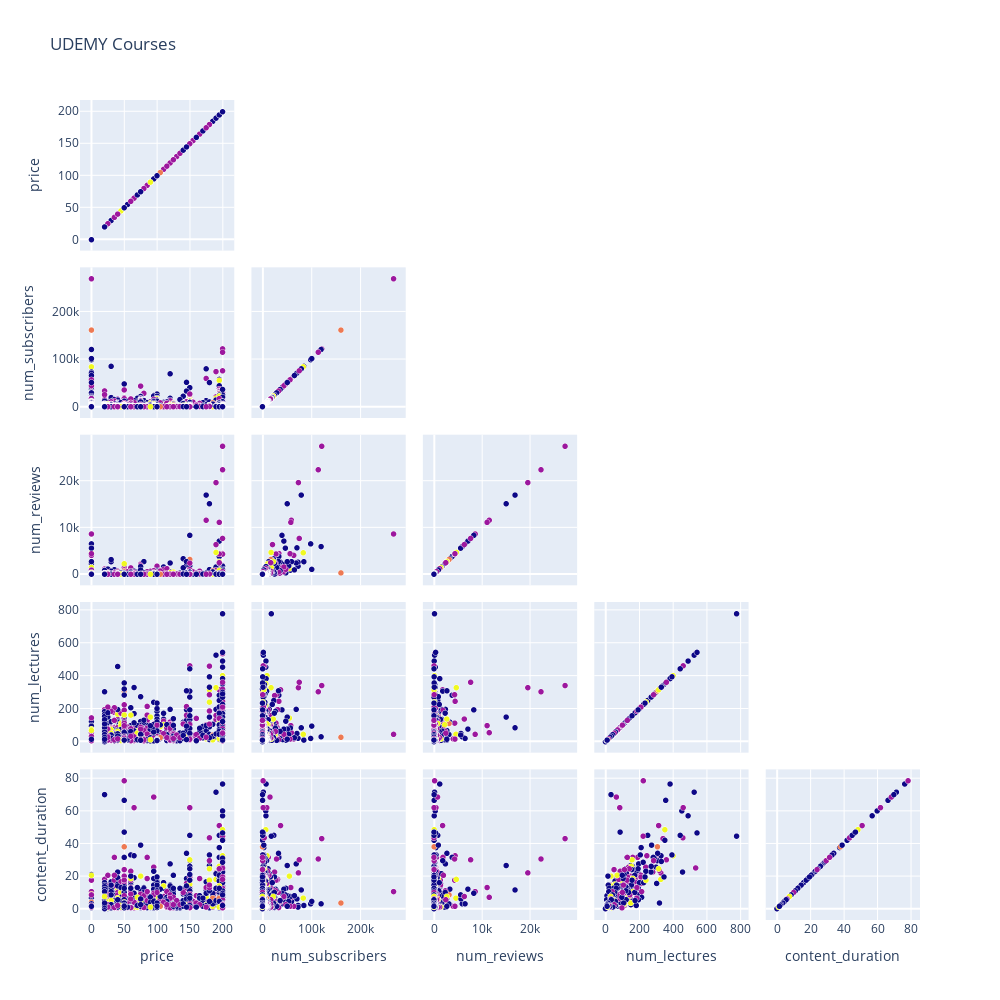

The notebook cell saved with this chart:
### Markdown cell above
Corelation Map

### Code cell
import plotly.graph_objs as go
index_vals = df['level'].astype('category').cat.codes
fig = go.Figure(data=go.Splom(
                dimensions=[dict(label='price',
                                 values=df['price']),
                            dict(label='num_subscribers',
                                 values=df['num_subscribers']),
                            dict(label='num_reviews',
                                 values=df['num_reviews']),
                            dict(label='num_lectures',
                                 values=df['num_lectures']),
                           dict(label='content_duration',
                                 values=df['content_duration'])],
                showupperhalf=False, 
                text=df['level'],
                marker=dict(color=index_vals,
                            showscale=False, # colors encode categorical variables
                            line_color='white', line_width=0.5)
                ))

fig.update_layout(
    title='UDEMY Courses',
    width=1000,
    height=1000,
)

fig.show()

### Figure 1 — Plotly figure (JSON) as saved in the notebook; plotly's stock layout.template omitted (floating-point values rounded to 4 significant figures; data arrays with more than 128 entries replaced by an {"elided": "..."} marker saying what was removed)
{"data": [{"dimensions": [{"label": "price", "values": {"elided": "3676 int values"}}, {"label": "num_subscribers", "values": {"elided": "3676 int values"}}, {"label": "num_reviews", "values": {"elided": "3676 int values"}}, {"label": "num_lectures", "values": {"elided": "3676 int values"}}, {"label": "content_duration", "values": {"elided": "3676 float values"}}], "marker": {"color": {"elided": "3676 int values"}, "line": {"color": "white", "width": 0.5}, "showscale": false}, "showupperhalf": false, "text": {"elided": "3676 str values"}, "type": "splom"}], "layout": {"height": 1000, "title": {"text": "UDEMY Courses"}, "width": 1000}}
